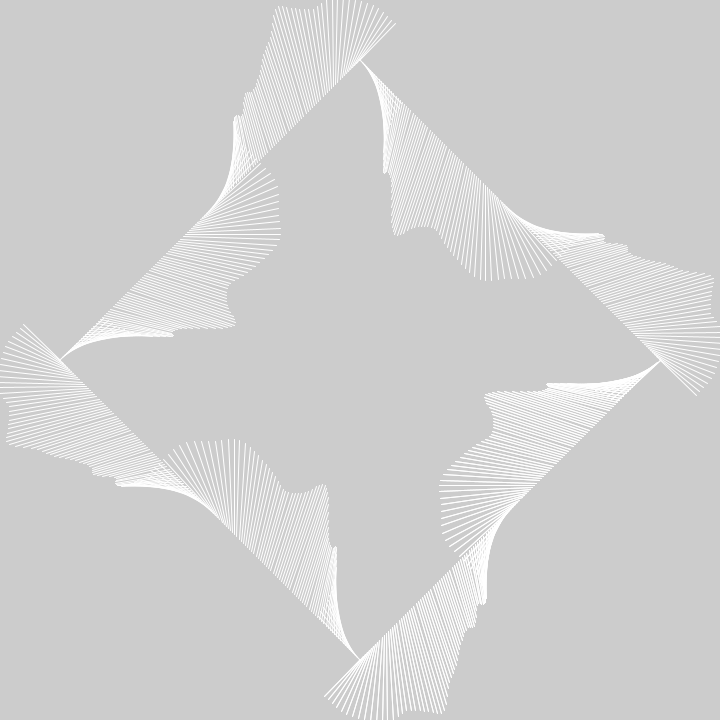
Frame 1 (no input)
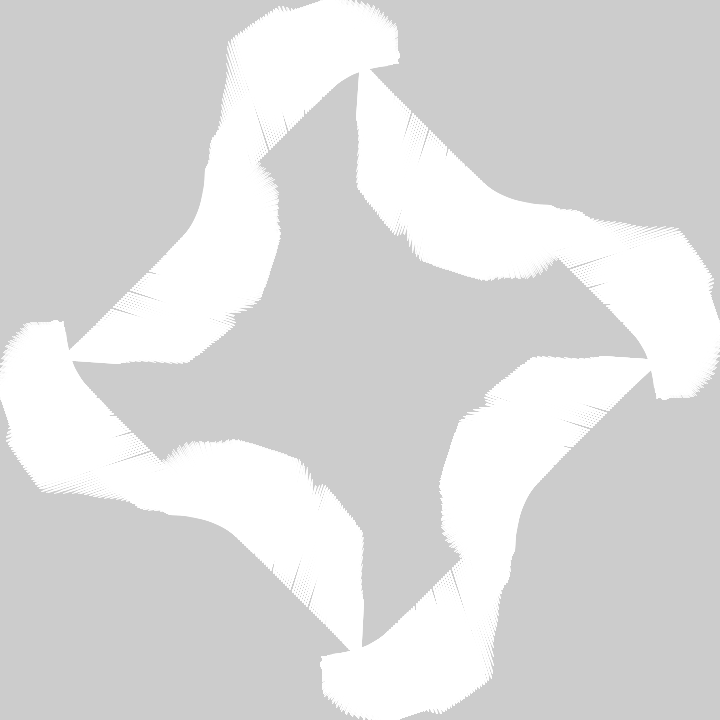
Frame 60 (the mouse pressed at the canvas centre just before this capture)
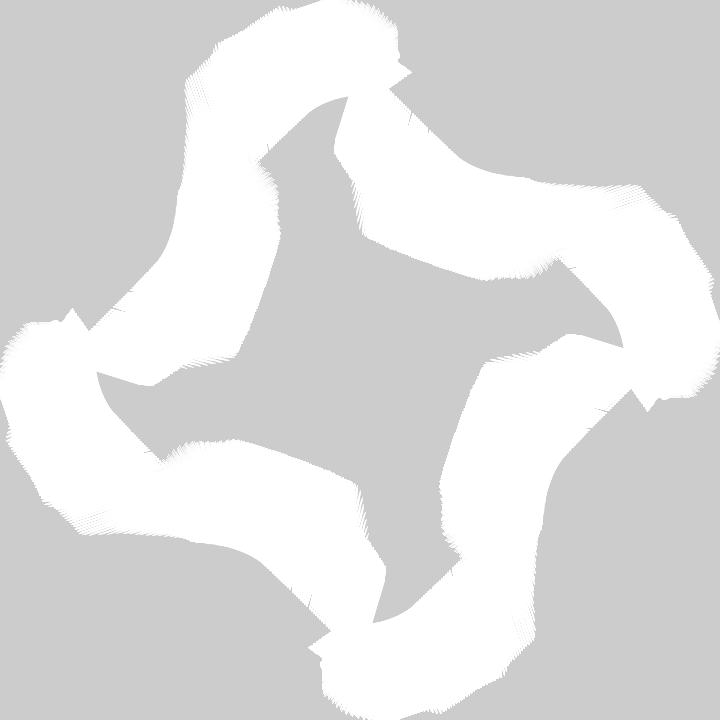
Frame 120 (the mouse held since frame 60 and released just before this capture)

The Processing sketch that drew these frames (run headless with seeded random() and noise(); from frame 60 on, the mouse is pressed at the canvas centre):

// Processing sketch: sketch_11242020_SquareSineShapes
// ── sketch_11242020_SquareSineShapes.pde
float t,r,d,N;
void setup(){size(720,720);stroke(-1);}
void draw(){ clear();t+=.01;
for(r=0;r<7;r+=PI/2){resetMatrix();translate(cos(r)*300+360,sin(r)*300+360);rotate(r+PI/2+PI/4);
for(d=0;d<424;d+=3)line(d,0,d+(N=noise(d*.01+t))*99,sin(t+d/424*TAU)*200*N);}
}
